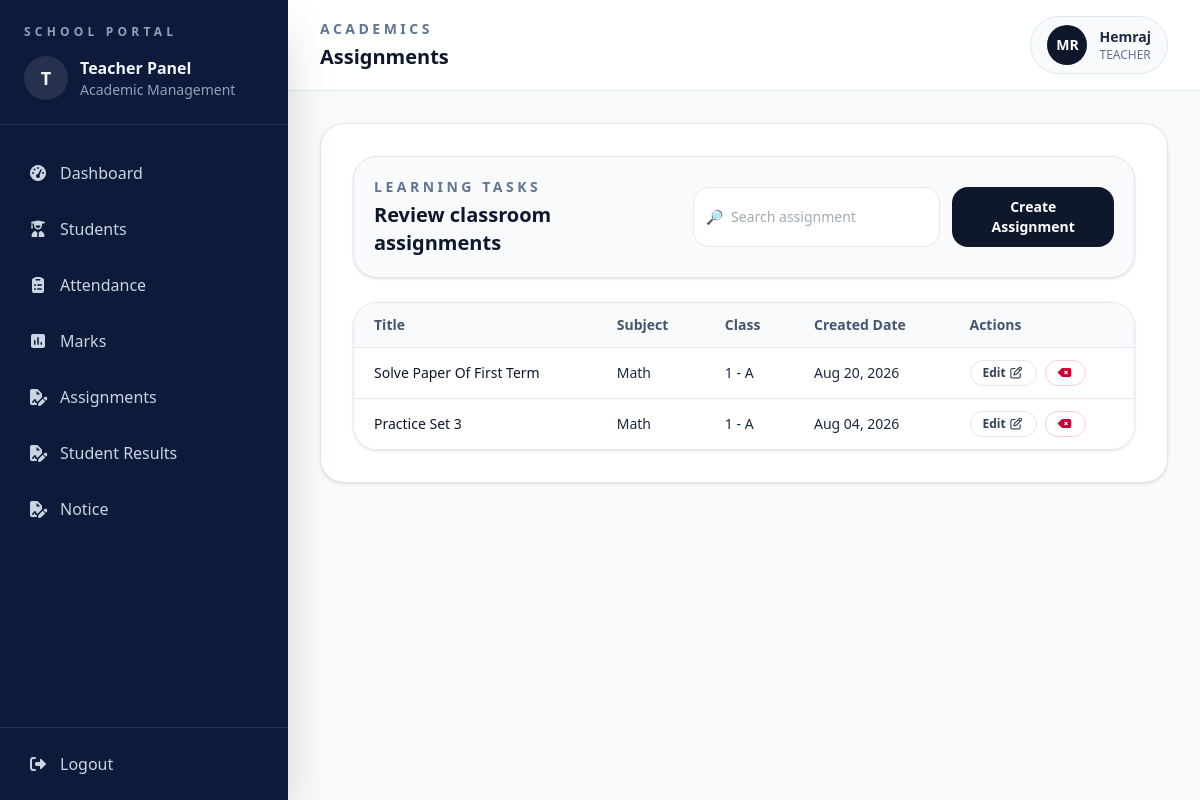
/academics/assignments/list/ (signed in), run on an earlier commit of the app's database.
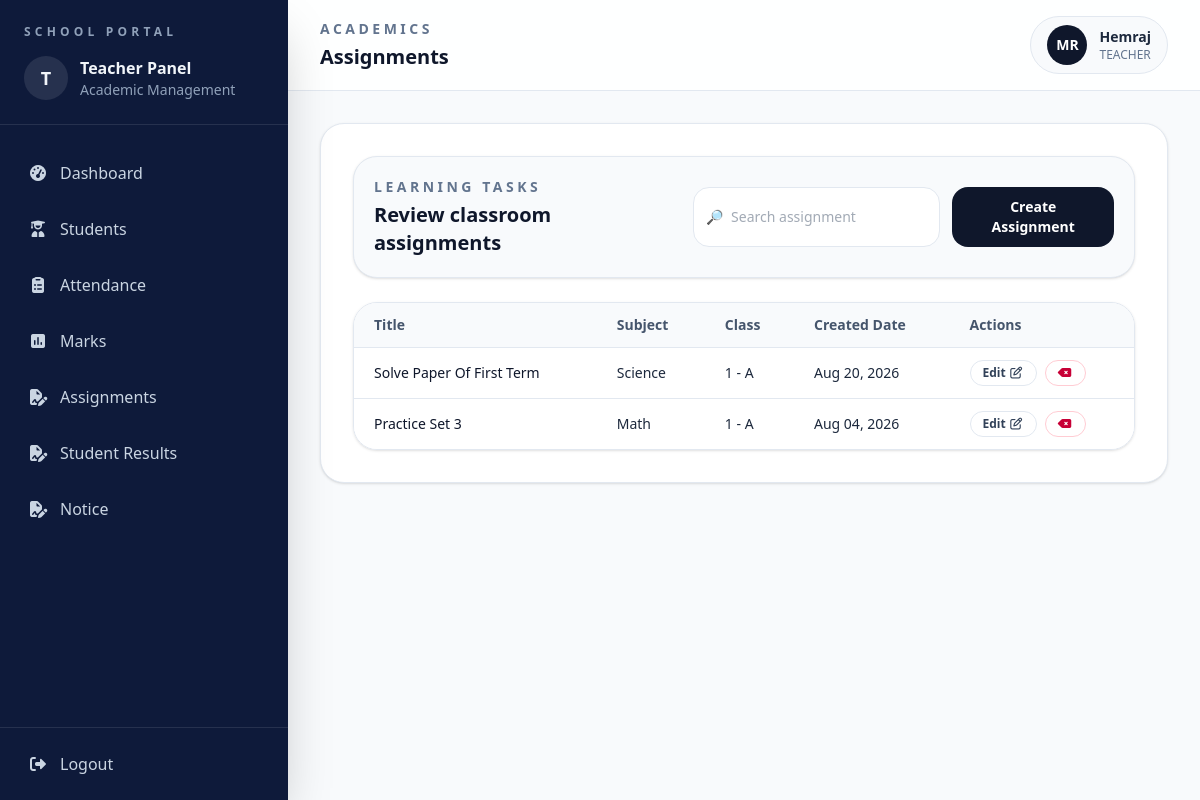
And on a later commit of the database.
### accounts/models.py (models this page shows, shortened)
class User(AbstractUser):
    ROLE_CHOICES = (("ADMIN", "Admin"), ("TEACHER", "Teacher"))
    role = models.CharField(max_length=20, choices=ROLE_CHOICES, default="TEACHER")

### academics/models.py (models this page shows, shortened)
class Assignment(models.Model):
    title = models.CharField(max_length=200)
    description = models.TextField(blank=True)
    subject = models.ForeignKey(Subject, on_delete=models.CASCADE)
    classroom = models.ForeignKey(ClassRoom, on_delete=models.CASCADE)
    created_at = models.DateTimeField(auto_now_add=True)

class Subject(models.Model):
    name = models.CharField(max_length=100)
    classroom = models.ForeignKey(ClassRoom, on_delete=models.CASCADE)

### students/models.py (models this page shows, shortened)
class ClassRoom(models.Model):
    name = models.CharField(max_length=50)
    section = models.CharField(max_length=10)
    teacher = models.ForeignKey(
        User, on_delete=models.SET_NULL, null=True, limit_choices_to={"role": "TEACHER"}
    )

### academics/views.py (the view)
# urls.py: path("assignments/list/", views.assignment_list, name="assignment-list"),
@login_required
def assignment_list(request):
    assignments = (
        Assignment.objects.filter(classroom__teacher=request.user)
        .select_related("subject", "classroom")
        .order_by("-created_at")
    )
    return render(
        request, "academics/assignment_list.html", {"assignments": assignments}
    )

### academics/templates/academics/assignment_list.html (shortened to what this page needs)
{% extends 'base.html' %} {% block title %}Assignments{% endblock %}
{% block page_label %}Academics{% endblock %}
{% block page_title %}Assignments{% endblock %} {% block content %}
<section class="space-y-6">
  <div
    class="flex flex-col gap-4 rounded-3xl border border-slate-200 bg-slate-50 p-5 shadow-sm md:flex-row md:items-center md:justify-between"
  >
    <div>
      <p
        class="text-sm font-semibold uppercase tracking-[0.25em] text-slate-500"
      >
        Learning Tasks
      </p>
      <h2 class="mt-1 text-xl font-semibold text-slate-900">
        Review classroom assignments
      </h2>
    </div>
    <div class="flex flex-col gap-3 sm:flex-row">
      <label
        class="flex items-center rounded-2xl border border-slate-200 bg-white px-3 py-2 text-sm text-slate-600"
      >
        <span class="mr-2 text-slate-400">🔎</span>
        <input
          type="text"
          placeholder="Search assignment"
          class="w-full bg-transparent outline-none"
        />
      </label>
      <a
        href="{% url 'add-assignment' %}"
        class="rounded-2xl bg-slate-900 px-4 py-2.5 text-center text-sm font-semibold text-white transition hover:bg-slate-800"
      >
        Create Assignment
      </a>
    </div>
  </div>
  <div class="overflow-hidden rounded-3xl border border-slate-200 shadow-sm">
    <div class="overflow-x-auto">
      <table class="min-w-full divide-y divide-slate-200 text-left text-sm">
        <thead class="bg-slate-50 text-slate-600">
          <tr>
            <th class="px-5 py-3 font-semibold">Title</th>
            <th class="px-5 py-3 font-semibold">Subject</th>
            <th class="px-5 py-3 font-semibold">Class</th>
            <th class="px-5 py-3 font-semibold">Created Date</th>
            <th class="px-5 py-3 font-semibold">Actions</th>
          </tr>
        </thead>
        <tbody class="divide-y divide-slate-200 bg-white">
          {% for assignment in assignments %}
          <tr>
            <td class="px-5 py-3 font-medium text-slate-900">
              {{ assignment.title | title}}
            </td>
            <td class="px-5 py-3">{{ assignment.subject.name | capfirst}}</td>
            <td class="px-5 py-3">
              {{ assignment.classroom.name }} {% if assignment.classroom.section %} - {{ assignment.classroom.section |title}} {% endif %}
            </td>
            <td class="px-5 py-3">{{ assignment.created_at|date:"M d, Y" }}</td>
            <td class="px-5 py-3">
              <div class="flex gap-2">
                <a
                  href="{% url 'assignment-edit' assignment.id %}"
                  class="rounded-full border border-slate-200 px-3 py-1 text-xs font-semibold text-slate-700 transition hover:bg-slate-50"
                >
                Edit
                  <i class="fa-regular fa-pen-to-square"></i>
                </a>
                <a
                  href="{% url 'delete_assignment' assignment.id %}"
                  class="rounded-full border border-rose-200 px-3 py-1 text-xs font-semibold text-rose-700 transition hover:bg-rose-50"
                >
                 <i class="fa-solid fa-delete-left"></i>
                </a>
              </div>
            </td>
          </tr>
          {% empty %}
          <tr>
            <td colspan="5" class="px-5 py-10 text-center text-slate-500">
              No assignments found.
            </td>
          </tr>
          {% endfor %}
        </tbody>
      </table>
    </div>
  </div>
</section>
{% endblock %}

### templates/base.html (shortened to what this page needs)
{% load static %}
<!doctype html>
<html lang="en">
<head>
<script src="https://cdn.jsdelivr.net/npm/@tailwindcss/browser@4"></script>
<link rel="stylesheet"
      href="https://cdnjs.cloudflare.com/ajax/libs/font-awesome/7.0.1/css/all.min.css"
 />
</head>
<body class="bg-slate-50 text-slate-800">
<div class="min-h-screen bg-slate-50">
  {% include 'sidebar.html' %}
  <div class="min-h-screen lg:ml-72">
    <header class="border-b border-slate-200 bg-white/90 px-4 py-4 sm:px-6 lg:px-8">
      <div class="flex flex-col gap-4 sm:flex-row sm:items-center sm:justify-between">
        <div>
          <p class="text-sm font-semibold uppercase tracking-[0.25em] text-slate-500">
            {% block page_label %}{% endblock %}
          </p>
          <h1 class="mt-1 text-xl font-semibold text-slate-900">
            {% block page_title %}{% endblock %}
          </h1>
        </div>
        <div class="flex items-center gap-3 rounded-full border border-slate-200 bg-slate-50 px-4 py-2">
          <div class="flex h-10 w-10 items-center justify-center rounded-full bg-slate-900 text-sm font-semibold text-white">
            MR
          </div>
          <div>
            <p class="text-sm font-semibold text-slate-800">
              {{ request.user.username|capfirst }}
            </p>
            <p class="text-xs text-slate-500">
              {{ request.user.role|capfirst }}
            </p>
          </div>
        </div>
      </div>
    </header>
    <main class="p-4 sm:p-6 lg:p-8">
      <div class="rounded-3xl border border-slate-200 bg-white p-4 shadow-sm sm:p-6 lg:p-8">
        {% block content %}
        {% endblock content %}
      </div>
    </main>
  </div>
</div>
</body>
</html>

### templates/sidebar.html (shortened to what this page needs)
<aside
    id="sidebar"
    class="fixed inset-y-0 left-0 z-50 hidden w-72 bg-[#0e1a3a] p-0 text-slate-100 shadow-2xl lg:flex lg:w-72 lg:flex-col lg:justify-between">
    <div>
        <div class="border-b border-white/10 px-6 py-6">
            <p class="text-xs font-semibold uppercase tracking-[0.35em] text-slate-400">
                School Portal
            </p>
            <div class="mt-4 flex items-center gap-3">
                <div
                    class="flex h-11 w-11 items-center justify-center rounded-full bg-white/10 text-lg font-semibold">
                    T
                </div>
                <div>
                    <p class="font-semibold">
                        Teacher Panel
                    </p>
                    <p class="text-sm text-slate-400">
                        Academic Management
                    </p>
                </div>
            </div>
        </div>
        <nav class="mt-6 space-y-2 px-3">
            <a href="{% url "dashboard" %}"
               class="flex items-center gap-3 rounded-xl px-4 py-3 text-slate-300 transition hover:bg-white/10 hover:text-white">
                <span class="text-base">
                    <i class="fa-solid fa-gauge-high"></i>
                </span>
                <span>
                    Dashboard
                </span>
            </a>
            <a href="{% url "student" %}"
               class="flex items-center gap-3 rounded-xl px-4 py-3 text-slate-300 transition hover:bg-white/10 hover:text-white">
                <span class="text-base">
                    <i class="fa-solid fa-user-graduate"></i>
                </span>
                <span>
                    Students
                </span>
            </a>
            <a href="{% url "attendance" %}"
               class="flex items-center gap-3 rounded-xl px-4 py-3 text-slate-300 transition hover:bg-white/10 hover:text-white">
                <span class="text-base">
                    <i class="fa-solid fa-clipboard-list"></i>
                </span>
                <span>
                    Attendance
                </span>
            </a>
            <a href="{% url "view-marks" %}"
               class="flex items-center gap-3 rounded-xl px-4 py-3 text-slate-300 transition hover:bg-white/10 hover:text-white">
                <span class="text-base">
                    <i class="fa-solid fa-square-poll-vertical"></i>
                </span>
                <span>
                    Marks
                </span>
            </a>
            <a href="{% url "assignment-list" %}"
               class="flex items-center gap-3 rounded-xl px-4 py-3 text-slate-300 transition hover:bg-white/10 hover:text-white">
                <span class="text-base">
                    <i class="fa-solid fa-file-signature"></i>
                </span>
                <span>
                    Assignments
                </span>
            </a>
            <a href="{% url "student-results" %}"
               class="flex items-center gap-3 rounded-xl px-4 py-3 text-slate-300 transition hover:bg-white/10 hover:text-white">
                <span class="text-base">
                    <i class="fa-solid fa-file-signature"></i>
                </span>
                <span>
                    Student Results
                </span>
            </a>
            <a href="{% url "notice-list" %}"
               class="flex items-center gap-3 rounded-xl px-4 py-3 text-slate-300 transition hover:bg-white/10 hover:text-white">
                <span class="text-base">
                    <i class="fa-solid fa-file-signature"></i>
                </span>
                <span>
                    Notice
                </span>
            </a>
        </nav>
    </div>
    <div class="border-t border-white/10 p-3">
        <a href="{% url "teacher-logout" %}"
           class="flex items-center gap-3 rounded-xl px-4 py-3 text-slate-300 transition hover:bg-red-500/20 hover:text-red-300">
            <span class="text-base">
                <i class="fa-solid fa-right-from-bracket"></i>
            </span>
            <span>
                Logout
            </span>
        </a>
    </div>
</aside>

What changed in the data, as far as the page shows it:
changed Assignment "Solve Paper Of First Term": subject.name "Math" → "Science"
